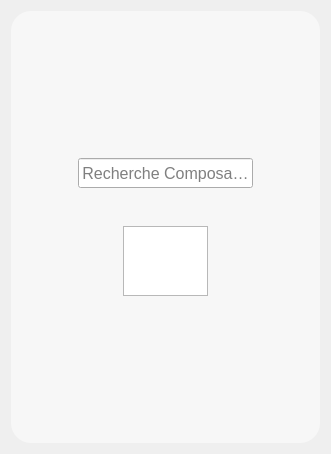
         <widget class="QWidget" name="PageRechercheComposant">
          <property name="styleSheet">
           <string notr="true">#FormRechercheComposant{
background:rgba(255,255,255,0.5);
border-radius:20px;
}</string>
          </property>
          <layout class="QHBoxLayout" name="horizontalLayout_26">
           <item>
            <widget class="QWidget" name="FormRechercheComposant" native="true">
             <property name="styleSheet">
              <string notr="true">#FormAjoutMember{
background:rgba(255,255,255,0.5);
border-radius:20px;
}</string>
             </property>
             <layout class="QHBoxLayout" name="horizontalLayout_25">
              <item>
               <widget class="QWidget" name="AJM_12" native="true">
                <property name="styleSheet">
                 <string notr="true"/>
                </property>
                <layout class="QVBoxLayout" name="verticalLayout_17">
                 <property name="spacing">
                  <number>20</number>
                 </property>
                 <item>
                  <spacer name="verticalSpacer_78">
                   <property name="orientation">
                    <enum>Qt::Orientation::Vertical</enum>
                   </property>
                   <property name="sizeHint" stdset="0">
                    <size>
                     <width>20</width>
                     <height>40</height>
                    </size>
                   </property>
                  </spacer>
                 </item>
                 <item>
                  <spacer name="verticalSpacer_79">
                   <property name="orientation">
                    <enum>Qt::Orientation::Vertical</enum>
                   </property>
                   <property name="sizeHint" stdset="0">
                    <size>
                     <width>20</width>
                     <height>40</height>
                    </size>
                   </property>
                  </spacer>
                 </item>
                 <item>
                  <spacer name="verticalSpacer_80">
                   <property name="orientation">
                    <enum>Qt::Orientation::Vertical</enum>
                   </property>
                   <property name="sizeHint" stdset="0">
                    <size>
                     <width>20</width>
                     <height>40</height>
                    </size>
                   </property>
                  </spacer>
                 </item>
                 <item>
                  <widget class="QWidget" name="widget_6" native="true">
                   <layout class="QHBoxLayout" name="horizontalLayout_28">
                    <item>
                     <spacer name="horizontalSpacer_42">
                      <property name="orientation">
                       <enum>Qt::Orientation::Horizontal</enum>
                      </property>
                      <property name="sizeHint" stdset="0">
                       <size>
                        <width>40</width>
                        <height>20</height>
                       </size>
                      </property>
                     </spacer>
                    </item>
                    <item>
                     <widget class="QLineEdit" name="CRecherche">
                      <property name="minimumSize">
                       <size>
                        <width>175</width>
                        <height>30</height>
                       </size>
                      </property>
                      <property name="font">
                       <font>
                        <pointsize>12</pointsize>
                       </font>
                      </property>
                      <property name="alignment">
                       <set>Qt::AlignmentFlag::AlignCenter</set>
                      </property>
                      <property name="placeholderText">
                       <string>Recherche Composant ...</string>
                      </property>
                     </widget>
                    </item>
                    <item>
                     <spacer name="horizontalSpacer_43">
                      <property name="orientation">
                       <enum>Qt::Orientation::Horizontal</enum>
                      </property>
                      <property name="sizeHint" stdset="0">
                       <size>
                        <width>40</width>
                        <height>20</height>
                       </size>
                      </property>
                     </spacer>
                    </item>
                   </layout>
                  </widget>
                 </item>
                 <item>
                  <widget class="QWidget" name="widget_7" native="true">
                   <layout class="QHBoxLayout" name="horizontalLayout_20">
                    <item>
                     <spacer name="horizontalSpacer_36">
                      <property name="orientation">
                       <enum>Qt::Orientation::Horizontal</enum>
                      </property>
                      <property name="sizeHint" stdset="0">
                       <size>
                        <width>40</width>
                        <height>20</height>
                       </size>
                      </property>
                     </spacer>
                    </item>
                    <item>
                     <widget class="QTableView" name="Ctable">
                      <property name="font">
                       <font>
                        <pointsize>12</pointsize>
                       </font>
                      </property>
                      <property name="sizeAdjustPolicy">
                       <enum>QAbstractScrollArea::SizeAdjustPolicy::AdjustToContents</enum>
                      </property>
                      <property name="editTriggers">
                       <set>QAbstractItemView::EditTrigger::NoEditTriggers</set>
                      </property>
                     </widget>
                    </item>
                    <item>
                     <spacer name="horizontalSpacer_37">
                      <property name="orientation">
                       <enum>Qt::Orientation::Horizontal</enum>
                      </property>
                      <property name="sizeHint" stdset="0">
                       <size>
                        <width>40</width>
                        <height>20</height>
                       </size>
                      </property>
                     </spacer>
                    </item>
                   </layout>
                  </widget>
                 </item>
                 <item>
                  <spacer name="verticalSpacer_81">
                   <property name="orientation">
                    <enum>Qt::Orientation::Vertical</enum>
                   </property>
                   <property name="sizeHint" stdset="0">
                    <size>
                     <width>20</width>
                     <height>40</height>
                    </size>
                   </property>
                  </spacer>
                 </item>
                 <item>
                  <spacer name="verticalSpacer_82">
                   <property name="orientation">
                    <enum>Qt::Orientation::Vertical</enum>
                   </property>
                   <property name="sizeHint" stdset="0">
                    <size>
                     <width>20</width>
                     <height>40</height>
                    </size>
                   </property>
                  </spacer>
                 </item>
                 <item>
                  <spacer name="verticalSpacer_83">
                   <property name="orientation">
                    <enum>Qt::Orientation::Vertical</enum>
                   </property>
                   <property name="sizeHint" stdset="0">
                    <size>
                     <width>20</width>
                     <height>40</height>
                    </size>
                   </property>
                  </spacer>
                 </item>
                </layout>
               </widget>
              </item>
             </layout>
            </widget>
           </item>
          </layout>
         </widget>
